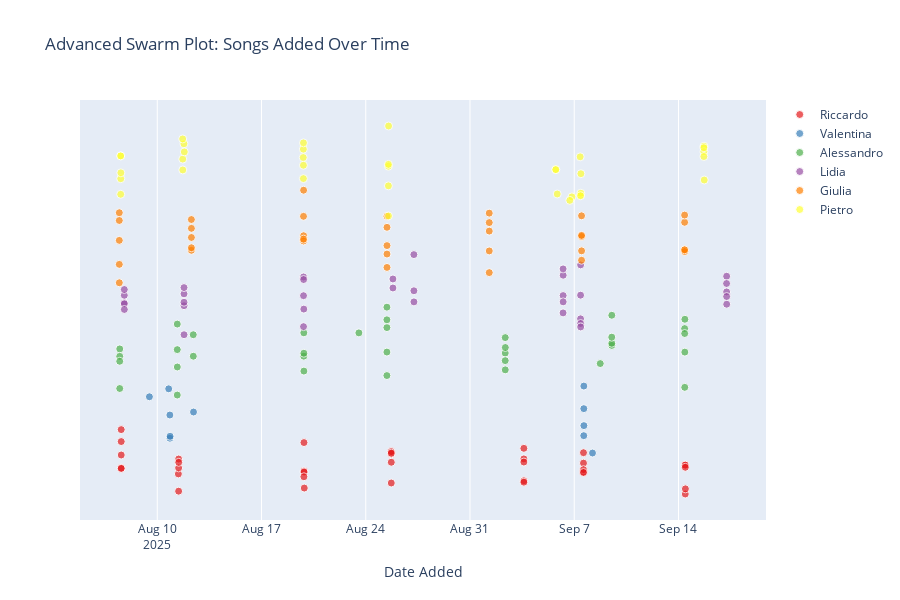

Here is the notebook cell this chart was saved with:
### Code cell
import plotly.express as px
import plotly.graph_objects as go
import pandas as pd
import numpy as np
from datetime import datetime, timedelta

def create_swarm_plot(df, x_col, color_col):
    
    fig = go.Figure()
    # Get unique categories for coloring
    categories = df[color_col].unique()
    colors = px.colors.qualitative.Set1[:len(categories)]
    
    for i, category in enumerate(categories):
        category_data = df[df[color_col] == category]
        
        # Create y-positions with some jitter for swarm effect
        y_positions = []
        for date in category_data[x_col]:
            # Add random jitter around y=0
            base_y = 0
            jitter = np.random.normal(0, 0.1)  # Adjust 0.1 for more/less spread
            y_positions.append(base_y + jitter + i * 0.3)  # Slight offset per category
        
        fig.add_trace(go.Scatter(
            x=category_data[x_col],
            y=y_positions,
            mode='markers',
            name=category,
            marker=dict(
                color=colors[i],
                size=8,
                opacity=0.7,
                line=dict(width=1, color='white')
            ),
            # Enhanced hover template with song and artist info
            hovertemplate='<b>%{customdata[0]}</b><br>' +
                         'Artist: %{customdata[1]}<br>' +
                         'Added by: ' + f'{category}<br>' +
                         'Date: %{x}<br>' +
                         '<extra></extra>',
            # Pass song and artist data for hover
            customdata=list(zip(category_data['Song'], category_data['Artist']))
        ))
    
    fig.update_layout(
        title='Advanced Swarm Plot: Songs Added Over Time',
        xaxis_title='Date Added',
        yaxis_title='',
        yaxis=dict(showticklabels=False, showgrid=False, zeroline=False),
        height=600,
        hovermode='closest',
        showlegend=True
    )
    
    return fig

fig2 = create_swarm_plot(df, 'Added At', 'Added By')
fig2.show()
# 1. Export as HTML file (interactive)
fig2.write_html("1_Added_Date.html")

### Figure 1 — Plotly figure (JSON) as saved in the notebook; plotly's stock layout.template omitted (floating-point values rounded to 4 significant figures)
{"data": [{"customdata": [["9 PM (Till I Come) - Radio Edit", ["ATB"]], ["ANDIAMO", ["Ardian Bujupi", "Capital T"]], ["Ain't No Mountain High Enough", ["Marvin Gaye", "Tammi Terrell"]], ["Cocaine Sunday", ["Eyedress"]], ["Comet", ["L I M"]], ["DDU-DU DDU-DU", ["BLACKPINK"]], ["Doomad", ["Shahram Shabpareh"]], ["Doot Doot", ["Freur"]], ["Father Stretch My Hands Pt. 1", ["Kanye West"]], ["Fire Meet Gasoline", ["Sia"]], ["Get Free", ["Major Lazer", "Amber of Dirty Projectors"]], ["I Can't Say No! - Broiler Remix", ["Lea Rue", "Broiler"]], ["Latch", ["Disclosure", "Sam Smith"]], ["One More Try - Remastered", ["George Michael"]], ["Ridin Round", ["Kali Uchis"]], ["SHYNE", ["Travis Scott", "GloRilla"]], ["SHYNESS BOY", ["Anri"]], ["Say It", ["Flume", "Tove Lo"]], ["Scusa - prod. thasup", ["Mara Sattei"]], ["September", ["Earth", " Wind & Fire"]], ["Sh-Boom", ["The Chords"]], ["Show Me Love", ["Robin S"]], ["Spacco Tutto", ["Club Dogo"]], ["Spirit Season", ["Blank Banshee"]], ["Stereo Love", ["Edward Maya", "Vika Jigulina"]], ["The Kill", ["Thirty Seconds To Mars"]], ["To Ü (feat. AlunaGeorge)", ["Jack Ü", "Skrillex", "Diplo", "Aluna", "AlunaGeorge"]], ["Tunak Tunak Tun", ["Daler Mehndi"]], ["Twilight", ["bôa"]], ["Una cosa stupida", ["i cani"]], ["Weapon", ["CAZZETTE"]], ["Welcome To The Disco", ["Yung Bae", "Macross 82-99"]], ["abcdefu (angrier)", ["GAYLE"]], ["Зима в сердце", ["Moya Mishel"]], ["Тоска", ["Molchat Doma"]]], "hovertemplate": "<b>%{customdata[0]}</b><br>Artist: %{customdata[1]}<br>Added by: Riccardo<br>Date: %{x}<br><extra></extra>", "marker": {"color": "rgb(228,26,28)", "line": {"color": "white", "width": 1}, "opacity": 0.7, "size": 8}, "mode": "markers", "name": "Riccardo", "type": "scatter", "x": ["2025-09-07T14:53:23.000000000", "2025-08-19T20:24:16.000000000", "2025-09-14T10:57:05.000000000", "2025-09-03T14:49:44.000000000", "2025-09-14T11:10:13.000000000", "2025-08-07T13:52:36.000000000", "2025-08-19T20:35:50.000000000", "2025-08-11T10:25:11.000000000", "2025-09-14T10:36:44.000000000", "2025-09-07T14:55:48.000000000", "2025-08-11T10:00:28.000000000", "2025-09-03T14:49:25.000000000", "2025-09-07T14:55:19.000000000", "2025-08-11T10:26:26.000000000", "2025-08-11T10:25:24.000000000", "2025-08-07T13:54:36.000000000", "2025-08-19T20:19:52.000000000", "2025-08-07T13:52:22.000000000", "2025-08-25T17:09:37.000000000", "2025-09-03T14:51:15.000000000", "2025-09-14T10:56:19.000000000", "2025-08-07T13:55:09.000000000", "2025-08-25T17:09:00.000000000", "2025-09-07T14:56:09.000000000", "2025-09-07T14:53:45.000000000", "2025-08-25T17:09:11.000000000", "2025-08-11T10:36:07.000000000", "2025-08-19T20:54:53.000000000", "2025-09-03T14:49:05.000000000", "2025-08-25T17:08:20.000000000", "2025-09-03T14:50:17.000000000", "2025-09-14T11:03:21.000000000", "2025-08-25T17:08:39.000000000", "2025-08-19T20:26:55.000000000", "2025-08-07T13:52:19.000000000"], "y": [0.001437, 0.00537, -0.1093, -0.04298, -0.0836, 0.02069, 0.0004087, 0.06588, 0.03526, 0.09757, -0.008702, 0.0665, 0.04537, -0.09523, 0.02136, 0.08602, -0.02307, 0.0186, 0.04966, -0.05011, 0.03558, 0.1534, 0.09138, 0.01268, -0.001727, 0.1032, 0.04947, -0.07959, 0.1195, 0.09549, 0.05077, 0.02447, -0.05427, 0.1483, 0.2132]}, {"customdata": [["Alter Ego (with JT)", ["Doechii", "JT"]], ["Back On 74", ["Jungle"]], ["Burnin' Up", ["Jonas Brothers"]], ["DARE (feat. Shaun Ryder & Roses Gabor)", ["Gorillaz", "Shaun Ryder", "Roses Gabor"]], ["Everybody (Backstreet's Back) - Radio Edit", ["Backstreet Boys"]], ["GIOVANNA HARDCORE", ["M¥SS KETA"]], ["I'm Outta Love", ["Anastacia"]], ["I'm with You", ["Avril Lavigne"]], ["Love Me", ["The 1975"]], ["Telephone", ["Lady Gaga", "Beyoncé"]], ["Welcome To My Island - George Daniel & Charli XCX Remix", ["Caroline Polachek", "Charli xcx", "George Daniel"]]], "hovertemplate": "<b>%{customdata[0]}</b><br>Artist: %{customdata[1]}<br>Added by: Valentina<br>Date: %{x}<br><extra></extra>", "marker": {"color": "rgb(55,126,184)", "line": {"color": "white", "width": 1}, "opacity": 0.7, "size": 8}, "mode": "markers", "name": "Valentina", "type": "scatter", "x": ["2025-08-10T20:23:15.000000000", "2025-08-10T20:38:23.000000000", "2025-09-07T15:31:01.000000000", "2025-08-12T10:26:12.000000000", "2025-09-07T15:21:37.000000000", "2025-09-08T05:27:40.000000000", "2025-08-10T18:24:13.000000000", "2025-09-07T15:27:51.000000000", "2025-09-07T15:35:45.000000000", "2025-08-10T20:17:59.000000000", "2025-08-09T11:20:42.000000000"], "y": [0.1701, 0.18, 0.4314, 0.3014, 0.1829, 0.0959, 0.4176, 0.3182, 0.2331, 0.2863, 0.3778]}, {"customdata": [["Apho", ["Alfa Mist", "Bongeziwe Mabandla"]], ["BIZCOCHITO", ["ROSALÍA"]], ["Be Quiet and Drive (Far Away)", ["Deftones"]], ["Blue Ridge Mountains", ["Fleet Foxes"]], ["Bring the Noise", ["Public Enemy", "Benny Benassi"]], ["Buddy Holly", ["Weezer"]], ["Dang", ["Caroline Polachek"]], ["Delilah (pull me out of this)", ["Fred again..", "Delilah Montagu"]], ["Experimental Skin", ["Jane Remover"]], ["Falling Away from Me", ["Korn"]], ["Fear Of A Blank Planet - 2024 Remaster", ["Porcupine Tree"]], ["Fogh In Nakhal - 2008 Remaster", ["Franco Battiato", "Abdul Halim Sabra"]], ["Freeee (Ghost Town Pt. 2)", ["KIDS SEE GHOSTS", "Ty Dolla $ign"]], ["Fuck You", ["Lily Allen"]], ["Guess featuring billie eilish", ["Charli xcx", "Billie Eilish"]], ["Heaven Knows I'm Miserable Now - 2011 Remaster", ["The Smiths"]], ["Illegal", ["PinkPantheress"]], ["In the Aeroplane Over the Sea", ["Neutral Milk Hotel"]], ["KLK", ["Arca", "ROSALÍA"]], ["Les Cactus", ["The Last Shadow Puppets"]], ["Mayonaise - 2011 Remaster", ["The Smashing Pumpkins"]], ["NEVER ENOUGH", ["Turnstile"]], ["Non, je ne regrette rien", ["Édith Piaf"]], ["Oh Such A Spring", ["Fontaines D.C."]], ["Pega a Voga, Cabeludo", ["Gilberto Gil"]], ["Riquiquí", ["Arca"]], ["Rush (feat. PinkPantheress & Hyunjin of Stray Kids)", ["Troye Sivan", "PinkPantheress", "Hyunjin"]], ["SEE U DANCE (feat. Rebecca Black)", ["Joey Valence & Brae", "Rebecca Black"]], ["Space Song", ["Beach House"]], ["THINGS BEHIND THINGS BEHIND THINGS", ["Bon Iver"]], ["TITS, LIPS, HIPS, KISS (10/10 Remix)", ["COBRAH", "VTSS", "MCR-T"]], ["The Pot", ["TOOL"]], ["Un Blu Sincero", ["Verdena"]], ["Watching T.V.", ["Magdalena Bay"]], ["World Hold On (Children of the Sky) - Radio Edit", ["Bob Sinclar", "Steve Edwards"]]], "hovertemplate": "<b>%{customdata[0]}</b><br>Artist: %{customdata[1]}<br>Added by: Alessandro<br>Date: %{x}<br><extra></extra>", "marker": {"color": "rgb(77,175,74)", "line": {"color": "white", "width": 1}, "opacity": 0.7, "size": 8}, "mode": "markers", "name": "Alessandro", "type": "scatter", "x": ["2025-08-19T20:08:43.000000000", "2025-08-11T08:13:58.000000000", "2025-08-25T10:05:47.000000000", "2025-09-02T08:47:28.000000000", "2025-09-09T12:31:06.000000000", "2025-09-14T10:20:43.000000000", "2025-08-07T11:29:33.000000000", "2025-09-14T10:15:08.000000000", "2025-08-11T08:17:35.000000000", "2025-09-08T17:57:12.000000000", "2025-09-14T09:59:32.000000000", "2025-08-19T20:19:27.000000000", "2025-09-09T12:33:25.000000000", "2025-08-25T10:05:54.000000000", "2025-08-07T11:32:02.000000000", "2025-08-25T10:05:28.000000000", "2025-08-07T11:30:05.000000000", "2025-09-02T08:48:21.000000000", "2025-08-11T08:13:41.000000000", "2025-08-19T20:12:17.000000000", "2025-09-02T08:50:26.000000000", "2025-08-07T11:29:11.000000000", "2025-08-25T10:06:06.000000000", "2025-09-09T12:34:17.000000000", "2025-08-23T12:56:49.000000000", "2025-08-19T20:16:03.000000000", "2025-08-12T09:59:54.000000000", "2025-08-12T10:03:42.000000000", "2025-09-02T08:50:13.000000000", "2025-09-02T08:58:40.000000000", "2025-08-11T08:12:47.000000000", "2025-08-25T10:05:37.000000000", "2025-09-14T10:01:34.000000000", "2025-09-14T10:08:12.000000000", "2025-09-09T12:30:01.000000000"], "y": [0.5812, 0.614, 0.6017, 0.5968, 0.6351, 0.7661, 0.4192, 0.6015, 0.527, 0.5441, 0.7194, 0.5065, 0.6461, 0.8267, 0.6176, 0.4841, 0.5804, 0.5589, 0.7421, 0.6981, 0.5126, 0.5557, 0.7245, 0.7862, 0.6979, 0.596, 0.6887, 0.581, 0.6743, 0.6246, 0.3864, 0.7634, 0.6946, 0.425, 0.6766]}, {"customdata": [["Applause", ["Lady Gaga"]], ["Back In Black", ["AC/DC"]], ["Black Celebration", ["Depeche Mode"]], ["Black No. 1 (Little Miss Scare -All)", ["Type O Negative"]], ["Breaking Point", ["Dead by April"]], ["Cinnamon Girl", ["Type O Negative"]], ["Devil Trigger", ["Casey Edwards"]], ["DotA - Radio Edit", ["Basshunter"]], ["Dragostea din tei", ["O-Zone"]], ["Enjoy the Silence", ["Depeche Mode"]], ["Enter Sandman - Radio Edit", ["Metallica"]], ["Eva (Kavkaz remix)", ["Vintage", "Bedanokov", "Люай"]], ["Eyes on Fire", ["Blue Foundation"]], ["Fade to Black", ["Sonata Arctica"]], ["I Can't Breathe", ["Dead by April"]], ["I Wish You Were Dead", ["Lacuna Coil"]], ["Infinity", ["Datura", "U.S.U.R.A."]], ["Kill All the White People", ["Type O Negative"]], ["Love Like Blood", ["Killing Joke"]], ["Montagem Nada Tropica", ["Eternxlkz"]], ["My Demons", ["STARSET"]], ["My Girlfriend's Girlfriend", ["Type O Negative"]], ["My Land", ["Sonata Arctica"]], ["Paint It, Black", ["Ciara"]], ["Prada", ["cassö", "RAYE", "D-Block Europe"]], ["Raise Your Banner", ["Within Temptation", "Anders Friden"]], ["S&M", ["Rihanna"]], ["Shakira: Bzrp Music Sessions, Vol. 53", ["Bizarrap", "Shakira"]], ["Sonne", ["Rammstein"]], ["Storytime", ["Nightwish"]], ["Swarm Mode", ["Dead by April"]], ["This Love", ["Maroon 5"]], ["Wake Me up When September Ends", ["Green Day"]], ["War is the Answer", ["Five Finger Death Punch"]], ["Wrong Side of Heaven", ["Five Finger Death Punch"]]], "hovertemplate": "<b>%{customdata[0]}</b><br>Artist: %{customdata[1]}<br>Added by: Lidia<br>Date: %{x}<br><extra></extra>", "marker": {"color": "rgb(152,78,163)", "line": {"color": "white", "width": 1}, "opacity": 0.7, "size": 8}, "mode": "markers", "name": "Lidia", "type": "scatter", "x": ["2025-08-11T19:05:42.000000000", "2025-09-17T05:44:23.000000000", "2025-09-17T05:39:16.000000000", "2025-09-17T05:38:22.000000000", "2025-08-27T05:37:06.000000000", "2025-09-06T06:04:40.000000000", "2025-08-25T19:47:23.000000000", "2025-08-19T19:43:00.000000000", "2025-08-19T19:43:37.000000000", "2025-09-06T06:10:32.000000000", "2025-09-07T10:13:21.000000000", "2025-08-19T19:50:56.000000000", "2025-09-06T06:02:43.000000000", "2025-09-17T05:31:29.000000000", "2025-08-07T18:49:57.000000000", "2025-08-11T19:08:51.000000000", "2025-09-07T10:15:26.000000000", "2025-08-27T05:34:44.000000000", "2025-09-06T06:09:09.000000000", "2025-08-19T19:42:06.000000000", "2025-08-25T19:48:17.000000000", "2025-08-11T19:05:06.000000000", "2025-09-07T10:19:23.000000000", "2025-09-17T05:39:53.000000000", "2025-08-07T18:53:54.000000000", "2025-08-07T18:52:53.000000000", "2025-08-11T19:05:27.000000000", "2025-08-11T19:08:38.000000000", "2025-08-19T20:11:23.000000000", "2025-08-07T18:55:59.000000000", "2025-09-07T10:23:07.000000000", "2025-09-07T10:17:18.000000000", "2025-09-06T06:00:21.000000000", "2025-08-27T05:39:45.000000000", "2025-08-07T18:53:30.000000000"], "y": [0.8935, 0.8414, 0.9817, 0.9031, 0.9089, 0.8849, 0.968, 0.7291, 0.9781, 0.9868, 0.7682, 0.9652, 1.018, 0.9454, 0.8487, 0.8341, 0.8868, 1.09, 0.8533, 0.8842, 0.9228, 0.8515, 0.7448, 0.8801, 0.8433, 0.8862, 0.9249, 0.6887, 0.817, 0.8152, 0.7276, 1.039, 0.798, 0.8532, 0.9152]}, {"customdata": [["Ave Maria - Schubert", ["Hannah Holgersson"]], ["Bad Romance", ["Lady Gaga"]], ["Barbie World (with Aqua) [From Barbie The Album]", ["Nicki Minaj", "Ice Spice", "Aqua"]], ["Blinding Lights", ["The Weeknd"]], ["Bloody Mary", ["Lady Gaga"]], ["Bust Your Windows", ["Glee Cast"]], ["Cinnamon Girl", ["Lana Del Rey"]], ["Dance The Night - From Barbie The Album", ["Dua Lipa"]], ["Dernière danse", ["Indila"]], ["End of Beginning", ["Djo"]], ["Finesse", ["Bruno Mars"]], ["Gangnam Style (강남스타일)", ["PSY"]], ["Harder, Better, Faster, Stronger", ["Daft Punk"]], ["Hips Don't Lie (feat. Wyclef Jean)", ["Shakira", "Wyclef Jean"]], ["Houdini", ["Dua Lipa"]], ["I Dreamed A Dream - From  Les Misérables ", ["Anne Hathaway"]], ["I'm Still Standing", ["Elton John"]], ["Jerusalema (feat. Nomcebo Zikode)", ["Master KG", "Nomcebo Zikode"]], ["Karma", ["Taylor Swift"]], ["Lady Marmalade - From  Moulin Rouge  Soundtrack", ["Christina Aguilera", "Lil' Kim", "Mýa", "P!nk"]], ["Las Divinas", ["Las Divinas"]], ["Made You Look", ["Meghan Trainor"]], ["My Kink Is Karma", ["Chappell Roan"]], ["Nothing's New", ["Rio Romeo"]], ["Pink Pony Club", ["Chappell Roan"]], ["Pink Skies", ["Zach Bryan"]], ["Postcards", ["James Blunt"]], ["Queen of the Night - Radio Edit", ["Whitney Houston"]], ["Starships", ["Nicki Minaj"]], ["The Winner Takes It All - From  Mamma Mia! ", ["Meryl Streep"]], ["Wannabe", ["Spice Girls"]], ["What Is This Feeling?", ["Ariana Grande", "Cynthia Erivo"]], ["YA YA", ["Beyoncé"]], ["cardigan", ["Taylor Swift"]], ["we fell in love in october", ["girl in red"]]], "hovertemplate": "<b>%{customdata[0]}</b><br>Artist: %{customdata[1]}<br>Added by: Giulia<br>Date: %{x}<br><extra></extra>", "marker": {"color": "rgb(255,127,0)", "line": {"color": "white", "width": 1}, "opacity": 0.7, "size": 8}, "mode": "markers", "name": "Giulia", "type": "scatter", "x": ["2025-08-19T19:54:26.000000000", "2025-09-07T11:48:48.000000000", "2025-09-14T09:55:56.000000000", "2025-09-07T11:52:04.000000000", "2025-08-07T10:48:12.000000000", "2025-08-25T10:13:49.000000000", "2025-09-01T07:02:58.000000000", "2025-09-14T09:55:36.000000000", "2025-08-19T19:40:58.000000000", "2025-09-01T07:02:51.000000000", "2025-09-07T11:51:23.000000000", "2025-08-19T19:44:08.000000000", "2025-09-07T11:48:00.000000000", "2025-08-12T07:01:20.000000000", "2025-08-07T10:49:03.000000000", "2025-08-25T10:13:22.000000000", "2025-08-25T10:14:08.000000000", "2025-08-19T19:50:08.000000000", "2025-08-07T10:48:56.000000000", "2025-08-12T07:01:43.000000000", "2025-08-19T19:40:50.000000000", "2025-09-14T09:56:21.000000000", "2025-08-07T10:48:29.000000000", "2025-09-01T07:02:29.000000000", "2025-09-14T09:53:52.000000000", "2025-09-14T09:54:37.000000000", "2025-09-07T11:49:30.000000000", "2025-08-12T07:02:31.000000000", "2025-08-12T06:59:30.000000000", "2025-08-25T10:14:01.000000000", "2025-08-12T07:01:58.000000000", "2025-08-25T10:13:32.000000000", "2025-08-07T10:48:03.000000000", "2025-09-01T07:02:05.000000000", "2025-09-01T07:02:12.000000000"], "y": [1.185, 1.062, 1.252, 1.181, 1.3, 1.135, 1.251, 1.113, 1.282, 1.108, 1.109, 1.158, 1.284, 1.112, 0.9489, 1.093, 1.283, 1.413, 1.161, 1.176, 1.168, 1.105, 1.261, 0.9997, 1.288, 1.114, 1.186, 1.222, 1.266, 1.227, 1.124, 1.026, 1.041, 1.298, 1.208]}, {"customdata": [["Big Dick Energy", ["Lambrini Girls"]], ["Big Poe (feat. Sk8brd)", ["Tyler", " The Creator", "Pharrell Williams"]], ["Break Stuff", ["Limp Bizkit"]], ["Bulls on Parade - triple j Like A Version", ["Denzel Curry"]], ["Crystal Ball", ["Verdena"]], ["Desert Rose", ["Sting", "Cheb Mami"]], ["Ei Raat Tomar Amar", ["Hemant Kumar"]], ["Festa da Carne", ["Crizin da Z.O."]], ["Fuck the System", ["System Of A Down"]], ["Green Man", ["Type O Negative"]], ["Green Onions - 2022 Remaster", ["Booker T. & the M.G.'s"]], ["Green Valley", ["Puscifer"]], ["Idols Pt. I", ["YUNGBLUD"]], ["Impressioni di settembre", ["Franco Battiato"]], ["In the Shadows", ["Venamoris", "Dave Lombardo"]], ["Into the Sun", ["The Parlor Mob"]], ["La vie à 2", ["Manu Chao"]], ["Leviatan", ["Dalila Kayros"]], ["M.I.L.F. $", ["Fergie"]], ["Maneater", ["Nelly Furtado"]], ["Mushroom Men", ["Les Claypool"]], ["Niente - Radio Edit", ["Bodam Project", "Pierpaolo Capovilla"]], ["Non farò mai quello che vuoi", ["Skiantos"]], ["People = Shit", ["Slipknot"]], ["Schäfer", ["Honningbarna"]], ["September Sun", ["Type O Negative"]], ["Summertime Sadness", ["Within Temptation"]], ["The Gentle Art of Making Enemies - 2016 Remaster", ["Faith No More"]], ["The Grass Is Green", ["Nelly Furtado"]], ["The Humbling River", ["Puscifer"]], ["The Longest Wave", ["Red Hot Chili Peppers"]], ["Tutto L'Universo Obbedisce All'Amore", ["Franco Battiato", "Carmen Consoli"]], ["Utrennyaya gimnastika", ["Vinicio Capossela"]], ["Vértükör", ["Rothadás"]], ["Wireless", ["Within Temptation"]]], "hovertemplate": "<b>%{customdata[0]}</b><br>Artist: %{customdata[1]}<br>Added by: Pietro<br>Date: %{x}<br><extra></extra>", "marker": {"color": "rgb(255,255,51)", "line": {"color": "white", "width": 1}, "opacity": 0.7, "size": 8}, "mode": "markers", "name": "Pietro", "type": "scatter", "x": ["2025-08-11T17:06:19.000000000", "2025-08-07T12:57:36.000000000", "2025-08-25T12:31:12.000000000", "2025-08-07T13:04:00.000000000", "2025-09-15T17:07:21.000000000", "2025-09-07T09:34:02.000000000", "2025-08-19T19:17:30.000000000", "2025-08-07T13:09:38.000000000", "2025-08-25T12:47:38.000000000", "2025-09-15T16:57:40.000000000", "2025-09-15T17:32:17.000000000", "2025-09-15T16:58:04.000000000", "2025-08-07T13:03:35.000000000", "2025-09-05T18:07:49.000000000", "2025-08-07T13:18:46.000000000", "2025-09-07T10:25:07.000000000", "2025-08-19T19:27:14.000000000", "2025-08-19T19:38:16.000000000", "2025-08-11T18:57:27.000000000", "2025-08-11T19:34:07.000000000", "2025-09-05T20:35:25.000000000", "2025-08-11T17:09:49.000000000", "2025-08-25T12:39:48.000000000", "2025-08-25T12:32:32.000000000", "2025-08-11T16:58:13.000000000", "2025-09-05T18:15:16.000000000", "2025-09-06T20:18:14.000000000", "2025-08-25T12:34:08.000000000", "2025-09-15T16:59:06.000000000", "2025-09-06T16:50:55.000000000", "2025-09-07T10:38:53.000000000", "2025-09-07T10:10:52.000000000", "2025-08-19T19:33:51.000000000", "2025-08-19T19:30:45.000000000", "2025-09-07T10:43:50.000000000"], "y": [1.569, 1.585, 1.533, 1.585, 1.633, 1.58, 1.576, 1.47, 1.734, 1.606, 1.464, 1.625, 1.392, 1.516, 1.5, 1.388, 1.618, 1.65, 1.645, 1.605, 1.394, 1.514, 1.284, 1.435, 1.67, 1.516, 1.379, 1.542, 1.581, 1.362, 1.398, 1.385, 1.538, 1.471, 1.495]}], "layout": {"height": 600, "hovermode": "closest", "showlegend": true, "title": {"text": "Advanced Swarm Plot: Songs Added Over Time"}, "xaxis": {"title": {"text": "Date Added"}}, "yaxis": {"showgrid": false, "showticklabels": false, "title": {"text": ""}, "zeroline": false}}}
